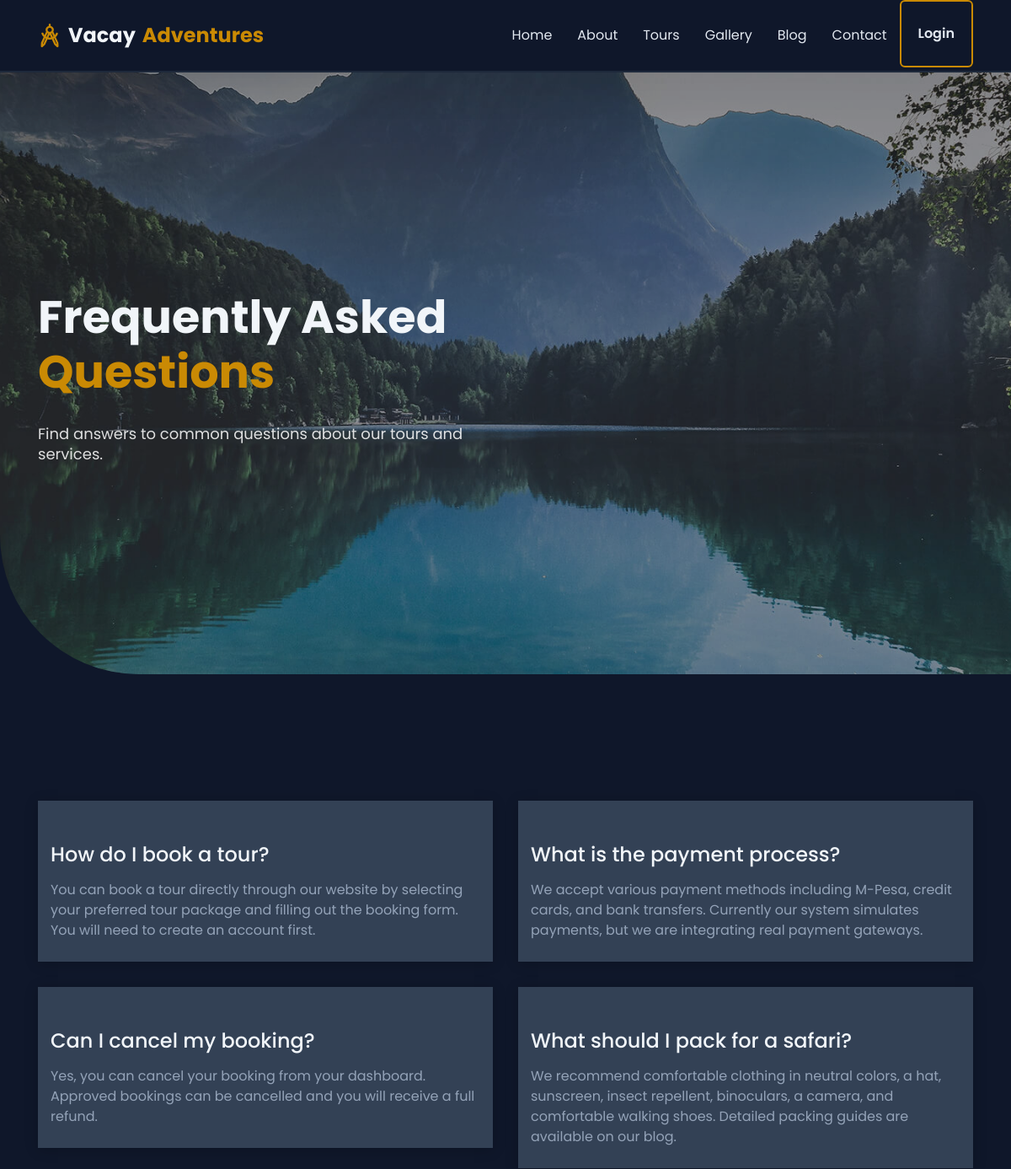
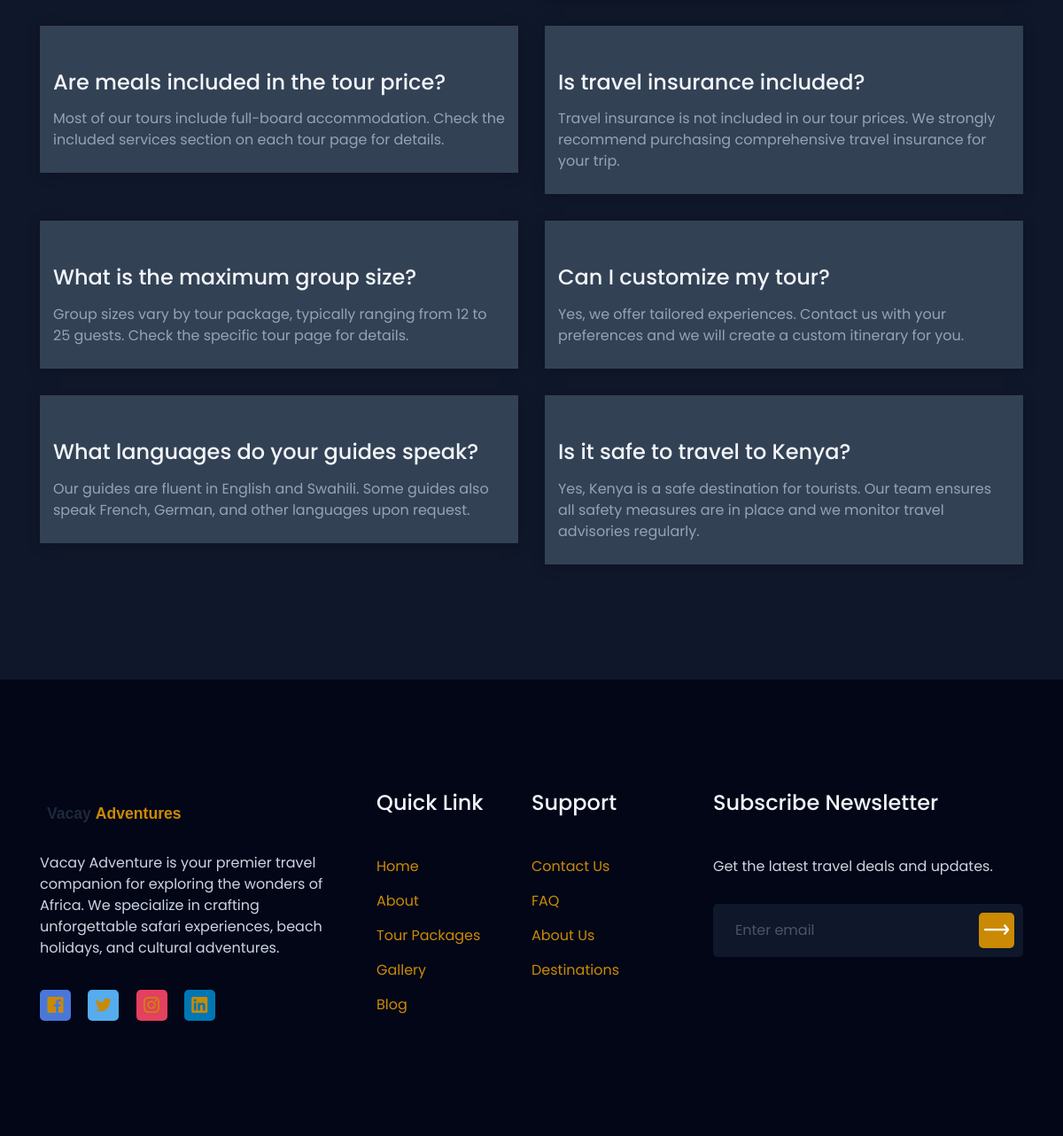
Screenshot of /faq/ with the database file from the repository (2 pictures, top to bottom).
### core/models.py (models this page shows, shortened)
class FAQ(models.Model):
    question = models.CharField(max_length=500)
    answer = models.TextField()
    order = models.IntegerField(default=0)
    is_active = models.BooleanField(default=True)
    class Meta:
        ordering = ['order']
        verbose_name = 'FAQ'
        verbose_name_plural = 'FAQs'

class SiteSetting(models.Model):
    site_name = models.CharField(max_length=200, default='Vacay Adventure')
    tagline = models.CharField(max_length=500, blank=True)
    logo = models.ImageField(upload_to='settings/', blank=True, null=True)
    favicon = models.ImageField(upload_to='settings/', blank=True, null=True)
    email = models.EmailField(blank=True)
    phone = models.CharField(max_length=20, blank=True)
    address = models.CharField(max_length=500, blank=True)
    facebook = models.URLField(blank=True)
    twitter = models.URLField(blank=True)
    instagram = models.URLField(blank=True)
    linkedin = models.URLField(blank=True)
    youtube = models.URLField(blank=True)
    about_short = models.TextField(blank=True)
    about_image = models.ImageField(upload_to='settings/', blank=True, null=True)
    trips_done = models.IntegerField(default=0)
    corporate_clients = models.IntegerField(default=0)
    visited_countries = models.IntegerField(default=0)
    team_members = models.IntegerField(default=0)
    hero_video_url = models.URLField(blank=True, help_text='Direct MP4 URL for the hero background video. Leave blank for default safari video.')
    created_at = models.DateTimeField(auto_now_add=True)
    updated_at = models.DateTimeField(auto_now=True)
    class Meta:
        verbose_name = 'Site Setting'
        verbose_name_plural = 'Site Settings'

### core/views.py (the view)
# urls.py: path('faq/', views.faq_view, name='faq'),
def faq_view(request):
    faqs = FAQ.objects.filter(is_active=True)
    return render(request, 'core/faq.html', {'faqs': faqs})

### core/context_processors.py (called while the page is built)
def site_settings(request):
    try:
        settings = SiteSetting.objects.first()
    except:
        settings = None
    return {'site_settings': settings}

### templates/core/faq.html (shortened to what this page needs)
{% extends 'base.html' %}
{% load static %}
{% block hero %}
<section class="header_area">
    <div id="home" class="header_slider">
        <div class="single_slider bg_cover d-flex align-items-center" style="background-image: url({% static 'images/hero-area.jpg' %})">
            <div class="container">
                <div class="row">
                    <div class="col-lg-6 col-md-8">
                        <div class="slider_content">
                            <h2 class="slider_title wow fadeInLeftBig" data-wow-duration="1.3s" data-wow-delay="0.2s">Frequently Asked <span>Questions</span></h2>
                            <p class="wow fadeInLeftBig" data-wow-duration="1.3s" data-wow-delay="0.5s">Find answers to common questions about our tours and services.</p>
                        </div>
                    </div>
                </div>
            </div>
        </div>
    </div>
</section>
{% endblock %}
{% block content %}
<section class="pt-120 pb-130">
    <div class="container">
        <div class="row">
            {% for faq in faqs %}
            <div class="col-lg-6">
                <div class="single_service mt-30 wow fadeInUpBig" data-wow-duration="1.3s" data-wow-delay="0.{{ forloop.counter }}s">
                    <div class="services_content">
                        <h4 class="title">{{ faq.question }}</h4>
                        <p>{{ faq.answer }}</p>
                    </div>
                </div>
            </div>
            {% empty %}
            <div class="col-12 text-center"><p>No FAQs available.</p></div>
            {% endfor %}
        </div>
    </div>
</section>
{% endblock %}

### templates/includes/footer.html (shortened to what this page needs)
{% load static %}
<section id="footer" class="footer_area">
    <div class="footer_widget pt-80 pb-130">
        <div class="container">
            <div class="row">
                <div class="col-lg-4 col-md-6 order-md-1 order-lg-1">
                    <div class="footer_about mt-50">
                        <a href="/">
                            {% if site_settings and site_settings.logo %}
                            <img src="{{ site_settings.logo.url }}" alt="{{ site_settings.site_name }}" height="40">
                            {% else %}
                            <img src="{% static 'images/logo.svg' %}" alt="Vacay Adventure" height="40">
                            {% endif %}
                        </a>
                        <p>{{ site_settings.about_short|default:'Explore the world with confidence. Vacay Adventure offers unforgettable travel experiences across Africa.' }}</p>
                        <ul class="social">
                            {% if site_settings.facebook %}<li><a class="social_1" href="{{ site_settings.facebook }}"><i class="lni lni-facebook-original"></i></a></li>{% endif %}
                            {% if site_settings.twitter %}<li><a class="social_2" href="{{ site_settings.twitter }}"><i class="lni lni-twitter-original"></i></a></li>{% endif %}
                            {% if site_settings.instagram %}<li><a class="social_3" href="{{ site_settings.instagram }}"><i class="lni lni-instagram-original"></i></a></li>{% endif %}
                            {% if site_settings.linkedin %}<li><a class="social_4" href="{{ site_settings.linkedin }}"><i class="lni lni-linkedin-original"></i></a></li>{% endif %}
                        </ul>
                    </div>
                </div>
                <div class="col-lg-4 col-md-12 order-md-3 order-lg-2">
                    <div class="footer_link_wrapper d-flex flex-wrap">
                        <div class="footer_link mt-45">
                            <h4 class="footer_title">Quick Link</h4>
                            <ul class="link">
                                <li><a href="/">Home</a></li>
                                <li><a href="/about/">About</a></li>
                                <li><a href="/tours/">Tour Packages</a></li>
                                <li><a href="/gallery/">Gallery</a></li>
                                <li><a href="/blog/">Blog</a></li>
                            </ul>
                        </div>
                        <div class="footer_link mt-45">
                            <h4 class="footer_title">Support</h4>
                            <ul class="link">
                                <li><a href="/contact/">Contact Us</a></li>
                                <li><a href="/faq/">FAQ</a></li>
                                <li><a href="/about/">About Us</a></li>
                                <li><a href="/destinations/">Destinations</a></li>
                            </ul>
                        </div>
                    </div>
                </div>
                <div class="col-lg-4 col-md-6 order-md-2 order-lg-3">
                    <div class="footer_subscribe mt-45">
                        <h4 class="footer_title">Subscribe Newsletter</h4>
                        <p>Get the latest travel deals and updates.</p>
                        <div class="subscribe_form">
                            <form action="{% url 'newsletter_subscribe' %}" method="POST">
                                <input type="email" name="email" placeholder="Enter email" required>
                                <button type="submit"><i class="lni lni-arrow-right"></i></button>
                            </form>
                        </div>
                    </div>
                </div>
            </div>
        </div>
    </div>
</section>

### static/css/default.css (style rules this page uses)
.mt-30 { margin-top: 30px; }
.mt-45 { margin-top: 45px; }
.mt-50 { margin-top: 50px; }
.pt-80 { padding-top: 80px; }
.pt-120 { padding-top: 120px; }
.pb-130 { padding-bottom: 130px; }

### static/css/style.css (style rules this page uses)
body { font-family: "Poppins", sans-serif; font-weight: normal; font-style: normal; color: #747E88; }
* { margin: 0; padding: 0; -webkit-box-sizing: border-box; box-sizing: border-box; }
img { max-width: 100%; }
a { color: #ca8a04; }
i, span, a { display: inline-block; }
audio, canvas, iframe, img, svg, video { vertical-align: middle; }
h1, h2, h3, h4, h5, h6 { font-family: "Poppins", sans-serif; font-weight: 700; color: #38424D; margin: 0px; }
h2 { font-size: 36px; }
h4 { font-size: 22px; }
ul, ol { margin: 0px; padding: 0px; list-style-type: none; }
p { font-size: 16px; font-weight: 400; line-height: 24px; color: #747E88; margin: 0px; }
.bg_cover { background-position: center center; background-size: cover; background-repeat: no-repeat; width: 100%; height: 100%; }
.single_slider { height: 800px; position: relative; overflow: hidden; border-bottom-left-radius: 165px; }
.single_slider::before { position: absolute; content: ''; background-color: rgba(56, 66, 77, 0.24); width: 100%; height: 100%; left: 0; top: 0; }
.slider_content { padding-top: 80px; }
.slider_content .slider_title { font-size: 54px; color: #fff; margin-top: 15px; }
.slider_content p { font-size: 18px; color: #fff; margin-top: 30px; }
.single_service { -webkit-box-shadow: 0px 0px 15px 0px rgba(173, 206, 243, 0.1); box-shadow: 0px 0px 15px 0px rgba(173, 206, 243, 0.1); padding: 25px 15px; background-color: #fff; -webkit-transition: all 0.3s ease-out 0s; transition: all 0.3s ease-out 0s; }
.single_service .services_content .title { margin-top: 25px; color: #38424D; -webkit-transition: all 0.3s ease-out 0s; transition: all 0.3s ease-out 0s; font-size: 24px; font-weight: 500; }
.single_service .services_content p { margin-top: 15px; }
.footer_area { background-color: #38424D; }
.footer_about p { color: #fff; margin-top: 25px; }
.footer_about .social li { display: inline-block; margin-top: 35px; }
.footer_about .social li + li { margin-left: 15px; }
.footer_about .social li a { width: 35px; height: 35px; line-height: 35px; text-align: center; font-size: 18px; color: #fff; border-radius: 5px; }
.footer_about .social li .social_1 { background-color: #4977D9; }
.footer_about .social li .social_2 { background-color: #55ACEE; }
.footer_about .social li .social_3 { background-color: #E4405F; }
.footer_about .social li .social_4 { background-color: #0077B5; }
.footer_title { font-size: 24px; font-weight: 500; color: #fff; }
.footer_link { width: 50%; }
.footer_link .link { padding-top: 30px; }
.footer_link .link li { margin-top: 15px; }
.footer_link .link li a { font-size: 16px; color: #fff; -webkit-transition: all 0.3s ease-out 0s; transition: all 0.3s ease-out 0s; }
.footer_subscribe p { color: #fff; margin-top: 45px; }
.footer_subscribe .subscribe_form { position: relative; margin-top: 30px; }
.footer_subscribe .subscribe_form input { width: 100%; height: 60px; border-radius: 5px; padding: 0 25px; border: 0; color: #38424D; }
.footer_subscribe .subscribe_form button { height: 40px; width: 40px; border: 0; font-size: 28px; color: #fff; background-color: #ca8a04; border-radius: 5px; position: absolute; right: 10px; top: 10px; }

### rows the page displays
FAQ: question "How do I book a tour?", answer "You can book a tour directly through our website by selecting your preferred tour package and filling out the booking form. You will need to create an account first."
FAQ: question "What is the payment process?", answer "We accept various payment methods including M-Pesa, credit cards, and bank transfers. Currently our system simulates payments, but we are integrating real payment gateways."
FAQ: question "Can I cancel my booking?", answer "Yes, you can cancel your booking from your dashboard. Approved bookings can be cancelled and you will receive a full refund."
FAQ: question "What should I pack for a safari?", answer "We recommend comfortable clothing in neutral colors, a hat, sunscreen, insect repellent, binoculars, a camera, and comfortable walking shoes. Detailed packing guides are available on our blog."
FAQ: question "Are meals included in the tour price?", answer "Most of our tours include full-board accommodation. Check the included services section on each tour page for details."
FAQ: question "Is travel insurance included?", answer "Travel insurance is not included in our tour prices. We strongly recommend purchasing comprehensive travel insurance for your trip."
FAQ: question "What is the maximum group size?", answer "Group sizes vary by tour package, typically ranging from 12 to 25 guests. Check the specific tour page for details."
FAQ: question "Can I customize my tour?", answer "Yes, we offer tailored experiences. Contact us with your preferences and we will create a custom itinerary for you."
FAQ: question "What languages do your guides speak?", answer "Our guides are fluent in English and Swahili. Some guides also speak French, German, and other languages upon request."
FAQ: question "Is it safe to travel to Kenya?", answer "Yes, Kenya is a safe destination for tourists. Our team ensures all safety measures are in place and we monitor travel advisories regularly."
SiteSetting: about_short "Vacay Adventure is your premier travel companion for exploring the wonders of Africa. We specialize in crafting unforgettable safari experiences, beach holidays, and cultural adventures."
